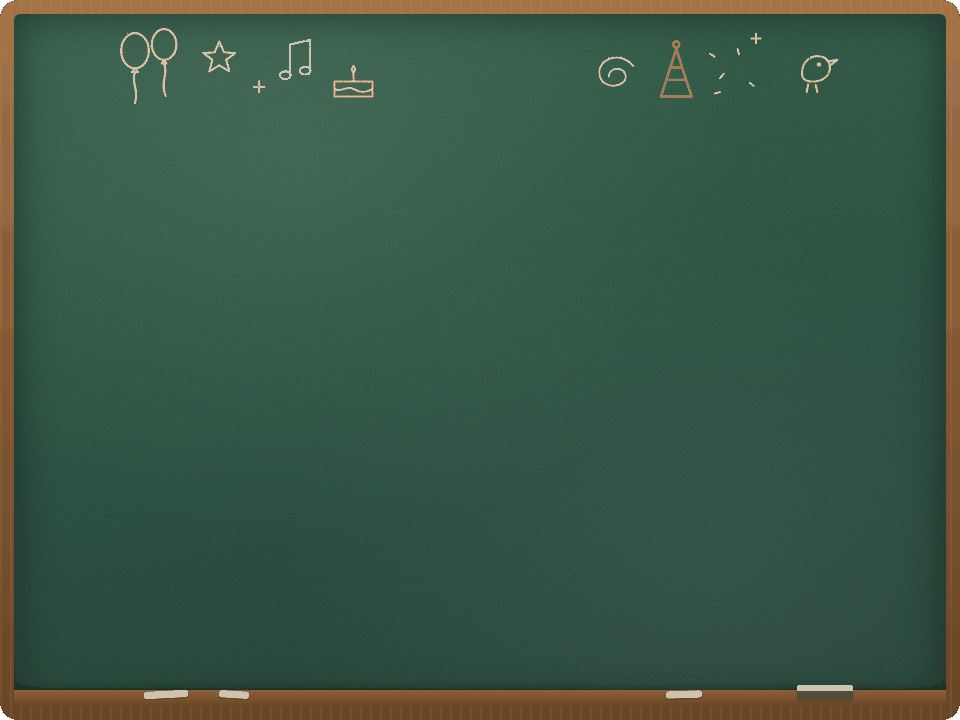
#> input picture PingwayBoards/Assets/board_event.png, 960 x 720 px; its folder holds 2 pictures in this run
$ python optimize_assets.py ../PingwayBoards/Assets ../PingwayBoards/Assets/board_fc.png
#> lines starting #> are read from the running program, lines starting #| are printed output that depends on the picture; after the words box and inside, x2 and y2 are one past the last pixel; in counts of white or black regions, pixels touching at a corner belong together
# Usage: python3 -I tools/optimize_assets.py <raw output folder> PingwayBoards/Assets   (needs Pillow)
# Crops the blank posters to a fixed margin and packs every PNG into a palette PNG.
# Boards (opaque, big smooth gradients): 255 median-cut colours + dithering, the rounded corners = one transparent colour.
# Posters / sign (soft shadows): 256-colour palette with alpha.
import os, sys
from PIL import Image
SRC, DST = sys.argv[1], sys.argv[2]
os.makedirs(DST, exist_ok=True)
for f in sorted(os.listdir(SRC)):
    im = Image.open(os.path.join(SRC, f)).convert('RGBA')
#> im is the input picture: PIL image 960x720 RGBA; mean R, G, B, A 58.4, 86.6, 69.3, 254.9
    if f.startswith('board_'):
        alpha = im.getchannel('A')
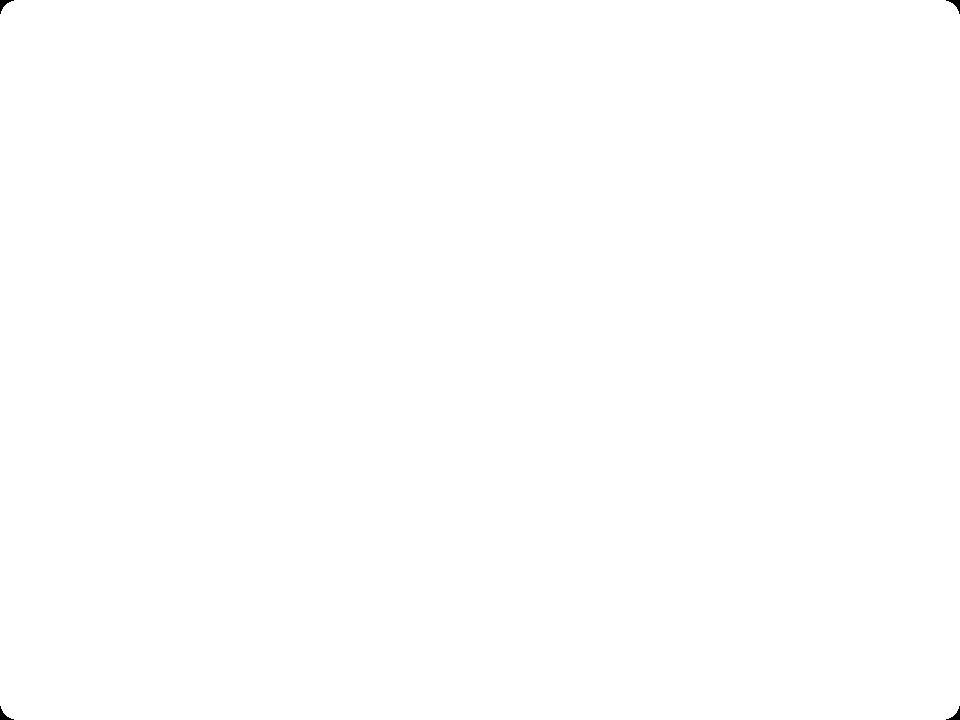
#> alpha: PIL image 960x720 L; 100% white; 4 black regions, box (x1, y1, x2, y2) and area: (0, 0, 14, 14) 69, (946, 0, 960, 14) 69, (0, 706, 14, 720) 69, (946, 706, 960, 720) 69
        rgb = Image.new('RGB', im.size, (0, 0, 0))
#> rgb: PIL image 960x720 RGB; every value is 0
        rgb.paste(im.convert('RGB'), mask=alpha)
        q = rgb.quantize(colors=255, method=Image.Quantize.MEDIANCUT, dither=Image.Dither.FLOYDSTEINBERG)
        pal = q.getpalette()[:255 * 3] + [0, 0, 0]
#> pal = 768 values, max 205 at index 0, min 0 at index 765, mean 71
        q.putpalette(pal)
        px = q.load(); a = alpha.load()
        for y in range(im.height):
            for x in range(im.width):
                if a[x, y] < 128:
                    px[x, y] = 255
        q.info['transparency'] = 255
        q.save(os.path.join(DST, f), optimize=True, transparency=255)
    else:
        if f.startswith('poster_'):
            im = im.crop((16, 12, 324, 454))  # card at 14,18 .. 294,418 inside a 308x442 image
        q = im.quantize(colors=256, method=Image.Quantize.FASTOCTREE, dither=Image.Dither.FLOYDSTEINBERG)
        q.save(os.path.join(DST, f), optimize=True)
    print(f, im.size, os.path.getsize(os.path.join(DST, f)))
#| board_event.png (960, 720) 418863
#> pass 2 of the loop `for f in sorted(os.listdir(SRC)):`:
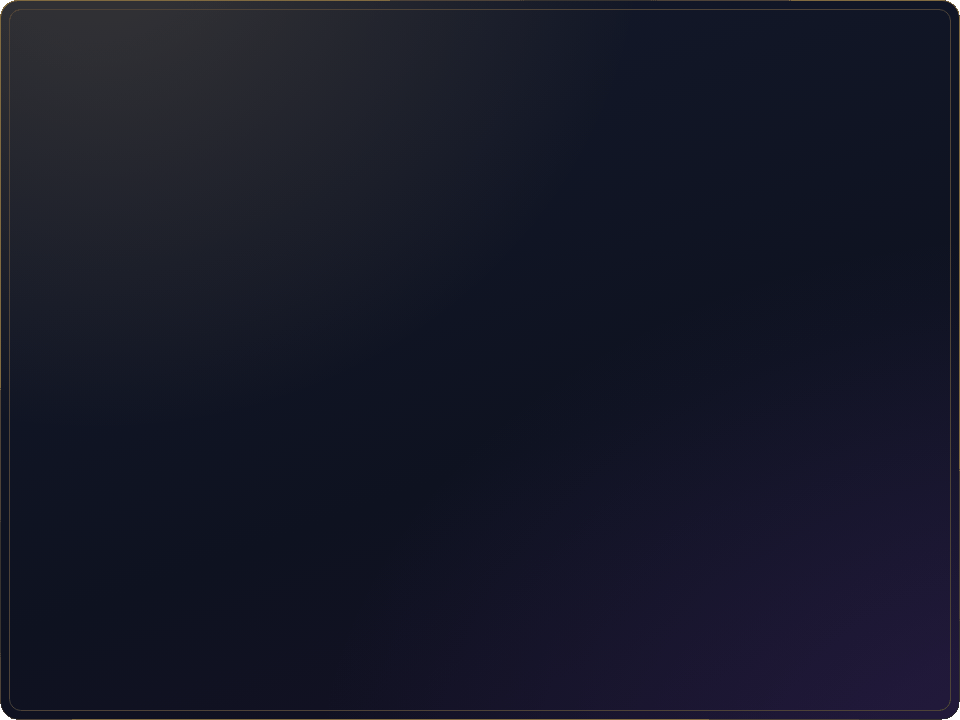
#> input picture PingwayBoards/Assets/board_fc.png, 960 x 720 px
#> im is the input picture: PIL image 960x720 RGBA; mean R, G, B, A 22.1, 24.2, 39.5, 254.9
#> `alpha = im.getchannel('A')`:
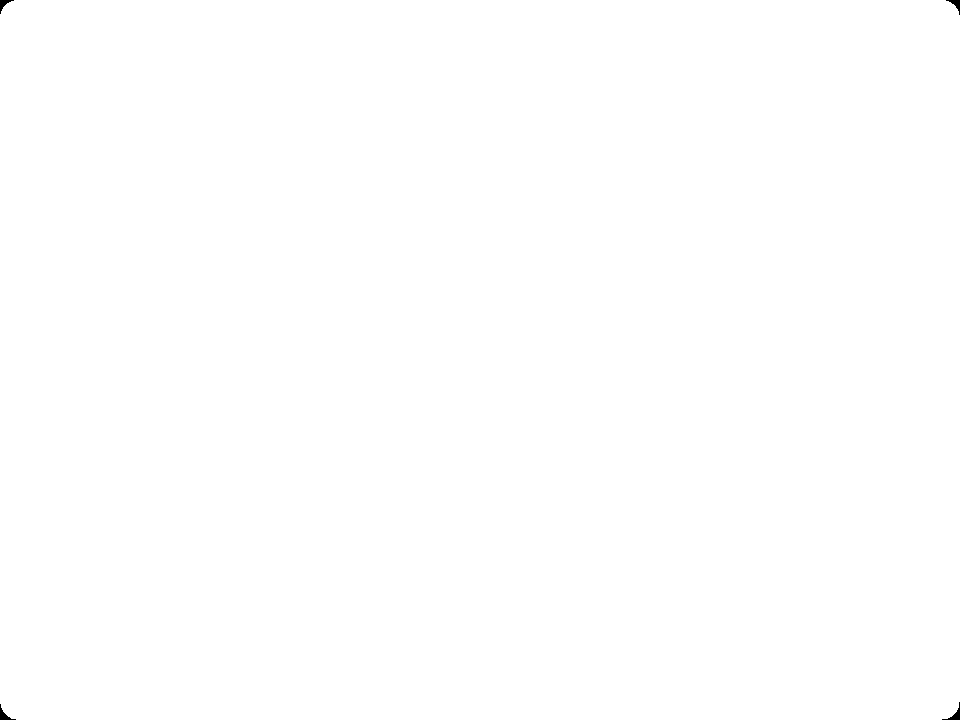
#> alpha: PIL image 960x720 L; 100% white; 4 black regions, box (x1, y1, x2, y2) and area: (942, 702, 960, 720) 86, (0, 704, 16, 720) 81, (946, 0, 960, 15) 72, (0, 0, 14, 14) 69
#> pal = 759 values, max 128 at index 0, min 0 at index 753, mean 30.88
#| board_fc.png (960, 720) 115300
